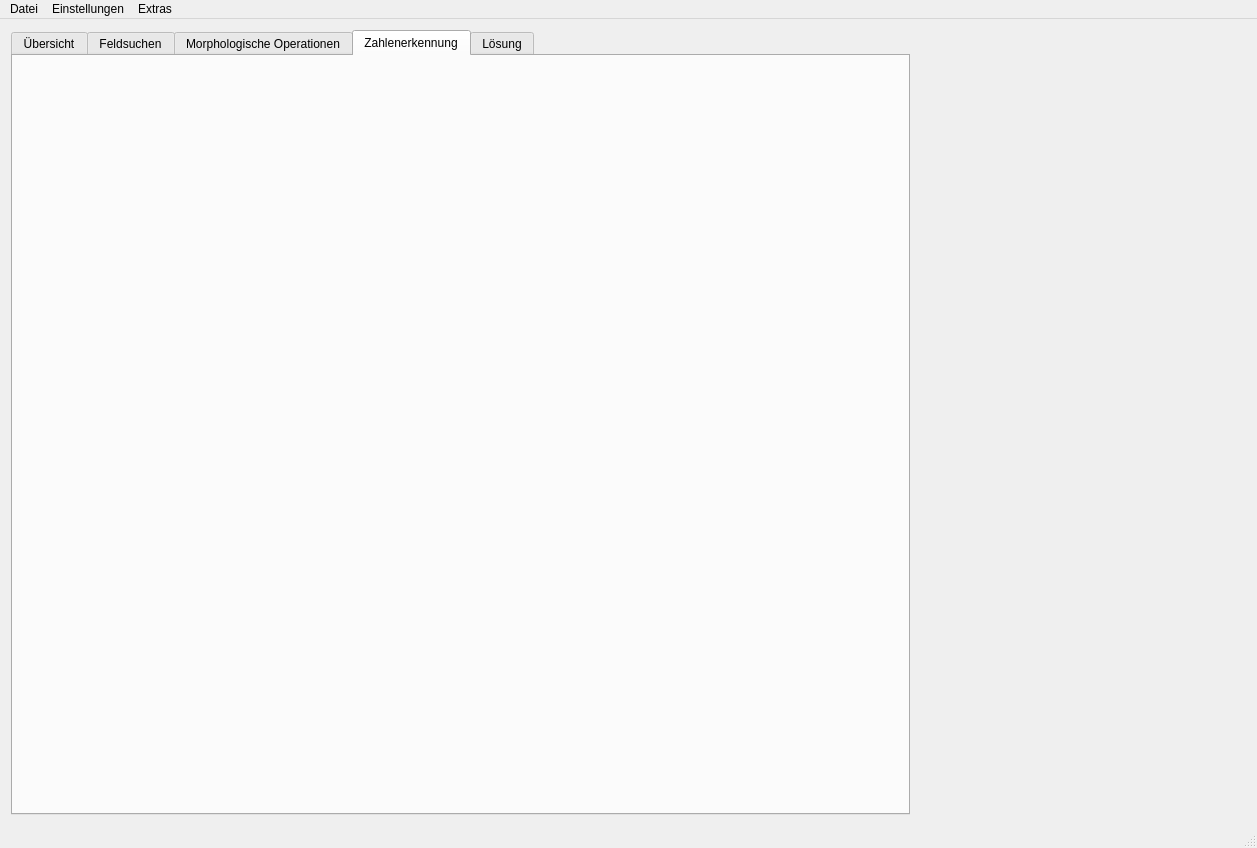
<?xml version="1.0" encoding="UTF-8"?>
<ui version="4.0">
 <class>main_ui</class>
 <widget class="QMainWindow" name="main_ui">
  <property name="geometry">
   <rect>
    <x>0</x>
    <y>0</y>
    <width>1257</width>
    <height>848</height>
   </rect>
  </property>
  <property name="windowTitle">
   <string>windowTitle</string>
  </property>
  <widget class="QWidget" name="central_widget">
   <layout class="QHBoxLayout" name="horizontalLayout_12" stretch="3,1">
    <item>
     <widget class="QTabWidget" name="tabWidget">
      <property name="currentIndex">
       <number>3</number>
      </property>
      <widget class="QWidget" name="tab_1">
       <attribute name="title">
        <string>Übersicht</string>
       </attribute>
       <layout class="QHBoxLayout" name="horizontalLayout_2">
        <item>
         <layout class="QHBoxLayout" name="horizontalLayout_3">
          <item>
           <widget class="QLabel" name="pixmap_1">
            <property name="text">
             <string/>
            </property>
           </widget>
          </item>
         </layout>
        </item>
       </layout>
      </widget>
      <widget class="QWidget" name="tab_2">
       <attribute name="title">
        <string>Feldsuchen</string>
       </attribute>
       <layout class="QHBoxLayout" name="horizontalLayout_11">
        <item>
         <layout class="QHBoxLayout" name="horizontalLayout_5">
          <item>
           <widget class="QLabel" name="pixmap_2">
            <property name="text">
             <string/>
            </property>
           </widget>
          </item>
         </layout>
        </item>
       </layout>
      </widget>
      <widget class="QWidget" name="tab_3">
       <attribute name="title">
        <string>Morphologische Operationen</string>
       </attribute>
       <layout class="QHBoxLayout" name="horizontalLayout_10">
        <item>
         <layout class="QHBoxLayout" name="horizontalLayout_6">
          <item>
           <widget class="QLabel" name="pixmap_3">
            <property name="text">
             <string/>
            </property>
           </widget>
          </item>
         </layout>
        </item>
       </layout>
      </widget>
      <widget class="QWidget" name="tab_4">
       <attribute name="title">
        <string>Zahlenerkennung</string>
       </attribute>
       <layout class="QHBoxLayout" name="horizontalLayout_9">
        <item>
         <layout class="QHBoxLayout" name="horizontalLayout_7">
          <item>
           <widget class="QLabel" name="pixmap_4">
            <property name="text">
             <string/>
            </property>
           </widget>
          </item>
         </layout>
        </item>
       </layout>
      </widget>
      <widget class="QWidget" name="tab_5">
       <attribute name="title">
        <string>Lösung</string>
       </attribute>
       <layout class="QHBoxLayout" name="horizontalLayout_4">
        <item>
         <layout class="QHBoxLayout" name="horizontalLayout_8">
          <item>
           <widget class="QLabel" name="pixmap_5">
            <property name="text">
             <string/>
            </property>
           </widget>
          </item>
         </layout>
        </item>
       </layout>
      </widget>
     </widget>
    </item>
    <item>
     <widget class="Settings" name="settings" native="true">
      <property name="minimumSize">
       <size>
        <width>330</width>
        <height>0</height>
       </size>
      </property>
     </widget>
    </item>
   </layout>
  </widget>
  <widget class="QMenuBar" name="menuBar">
   <property name="geometry">
    <rect>
     <x>0</x>
     <y>0</y>
     <width>1257</width>
     <height>26</height>
    </rect>
   </property>
   <widget class="QMenu" name="menuDatei">
    <property name="title">
     <string>Datei</string>
    </property>
    <addaction name="actionSchliessen"/>
   </widget>
   <widget class="QMenu" name="menuEinstellungen">
    <property name="title">
     <string>Einstellungen</string>
    </property>
    <widget class="QMenu" name="menuQuelle">
     <property name="title">
      <string>Quelle</string>
     </property>
     <addaction name="actionSource_image"/>
     <addaction name="actionSource_webcam"/>
     <addaction name="actionSource_ipcam"/>
    </widget>
    <addaction name="menuQuelle"/>
    <addaction name="actionAutoskalierung"/>
   </widget>
   <widget class="QMenu" name="menuExtras">
    <property name="title">
     <string>Extras</string>
    </property>
    <addaction name="actionVisualize_solver"/>
   </widget>
   <addaction name="menuDatei"/>
   <addaction name="menuEinstellungen"/>
   <addaction name="menuExtras"/>
  </widget>
  <widget class="QStatusBar" name="statusBar"/>
  <action name="actionSchliessen">
   <property name="text">
    <string>Schliessen</string>
   </property>
  </action>
  <action name="actionAutoskalierung">
   <property name="checkable">
    <bool>true</bool>
   </property>
   <property name="checked">
    <bool>true</bool>
   </property>
   <property name="text">
    <string>Autoskalierung</string>
   </property>
  </action>
  <action name="actionSource_image">
   <property name="text">
    <string>Bild auswählen</string>
   </property>
  </action>
  <action name="actionSource_ipcam">
   <property name="text">
    <string>IP Cam Stream</string>
   </property>
  </action>
  <action name="actionSource_webcam">
   <property name="text">
    <string>Webcam</string>
   </property>
  </action>
  <action name="actionVisualize_solver">
   <property name="text">
    <string>Visualisierung Algorithmus</string>
   </property>
  </action>
 </widget>
 <layoutdefault spacing="6" margin="11"/>
 <customwidgets>
  <customwidget>
   <class>Settings</class>
   <extends>QWidget</extends>
   <header>settings.settings</header>
   <container>1</container>
  </customwidget>
 </customwidgets>
 <resources/>
 <connections/>
</ui>
